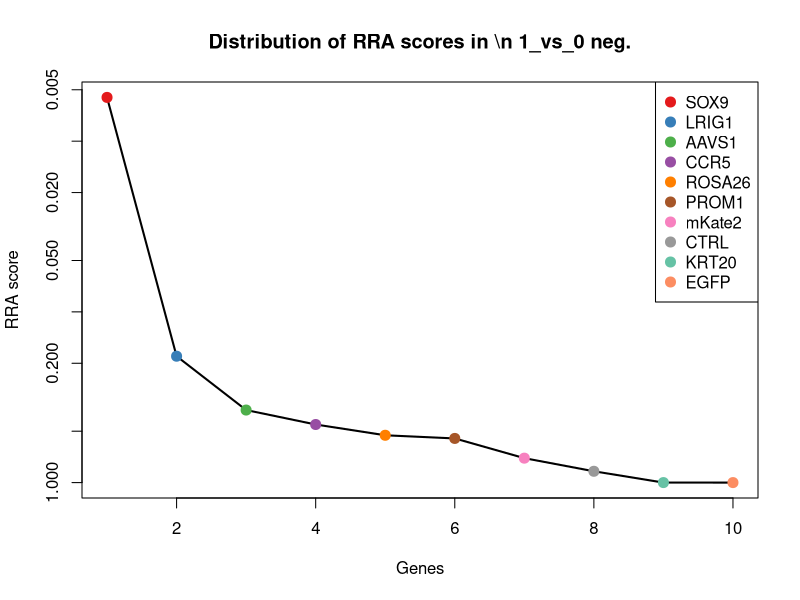
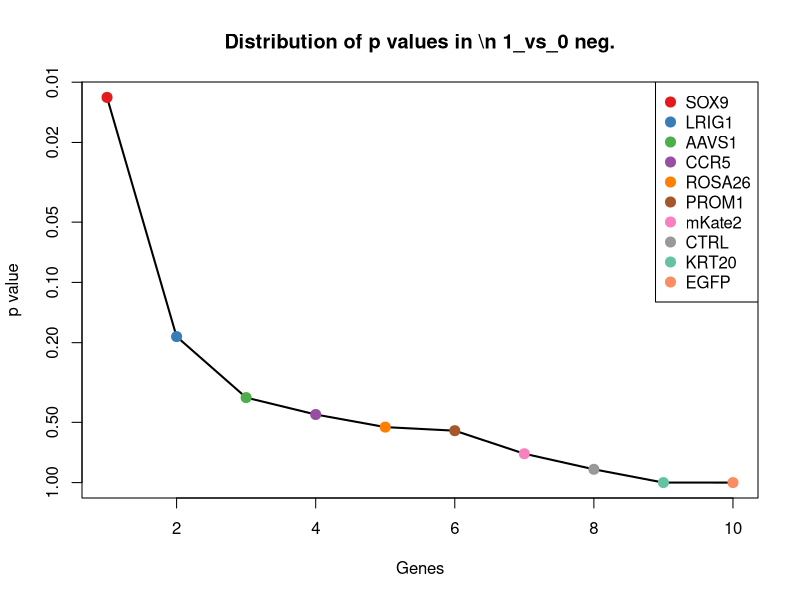
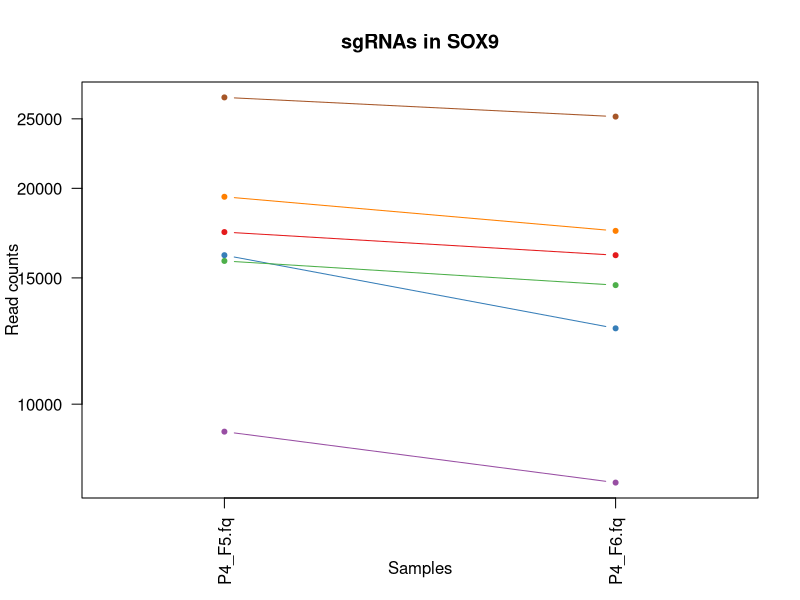
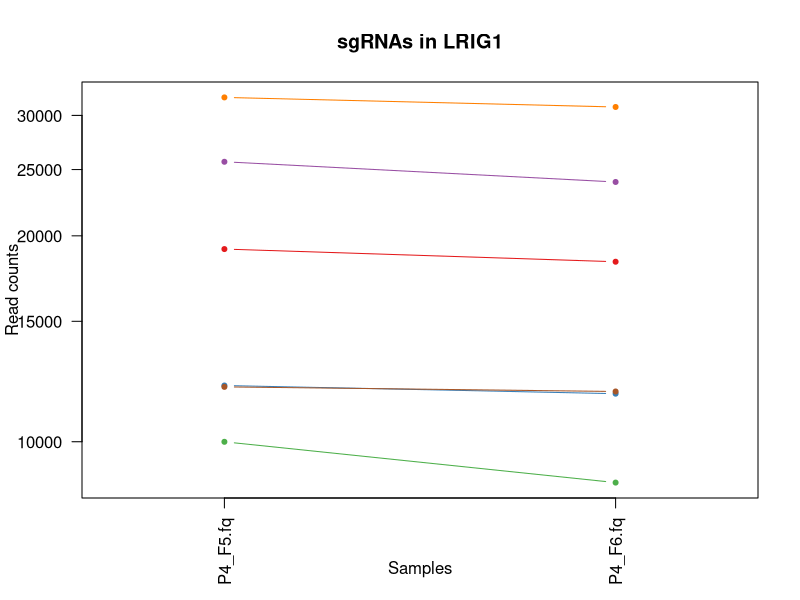
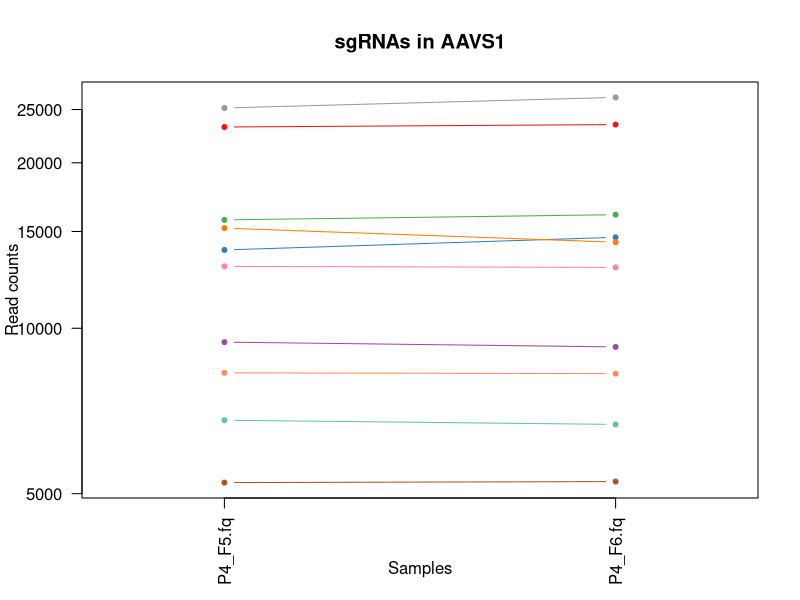
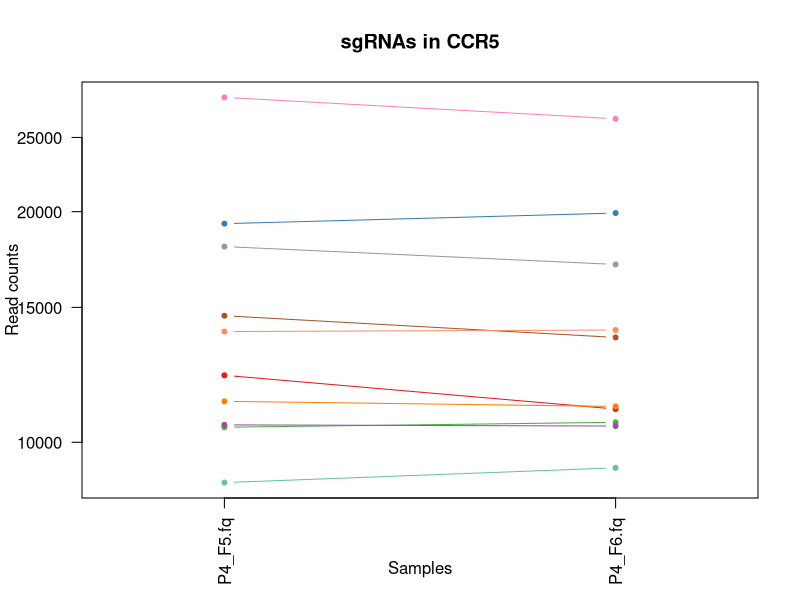
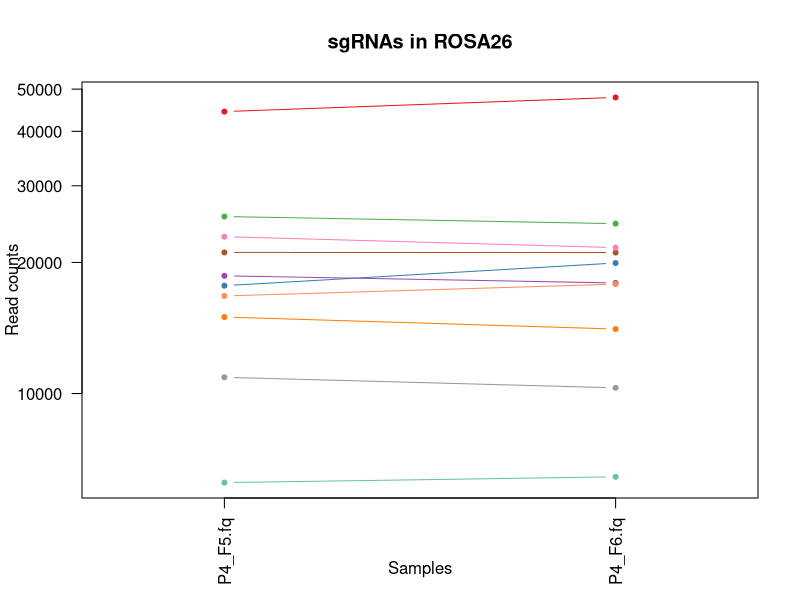
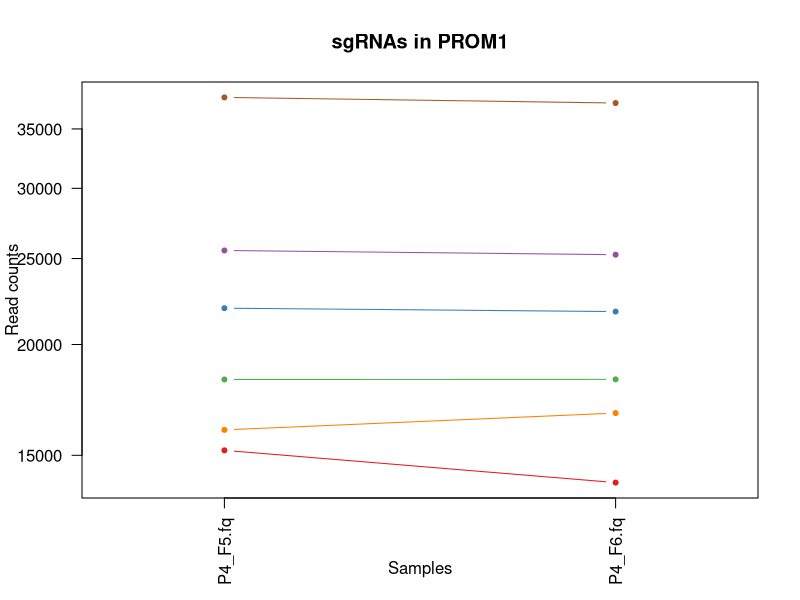

The R source for these figures, in order: (Note: this script raises an error after producing the figures.)
pdf(file='P4_01_day3.pdf',width=4.5,height=4.5);
gstable=read.table('P4_01_day3.gene_summary.txt',header=T)
# 
#
# parameters
# Do not modify the variables beginning with "__"

# gstablename='__GENE_SUMMARY_FILE__'
startindex=3
# outputfile='__OUTPUT_FILE__'
targetgenelist=c("SOX9","LRIG1","AAVS1","CCR5","ROSA26","PROM1","mKate2","CTRL","KRT20","EGFP")
# samplelabel=sub('.\\w+.\\w+$','',colnames(gstable)[startindex]);
samplelabel='1_vs_0 neg.'


# You need to write some codes in front of this code:
# gstable=read.table(gstablename,header=T)
# pdf(file=outputfile,width=6,height=6)


# set up color using RColorBrewer
#library(RColorBrewer)
#colors <- brewer.pal(length(targetgenelist), "Set1")

colors=c( "#E41A1C", "#377EB8", "#4DAF4A", "#984EA3", "#FF7F00",  "#A65628", "#F781BF",
          "#999999", "#66C2A5", "#FC8D62", "#8DA0CB", "#E78AC3", "#A6D854", "#FFD92F", "#E5C494", "#B3B3B3", 
          "#8DD3C7", "#FFFFB3", "#BEBADA", "#FB8072", "#80B1D3", "#FDB462", "#B3DE69", "#FCCDE5",
          "#D9D9D9", "#BC80BD", "#CCEBC5", "#FFED6F")

######
# function definition

plotrankedvalues<-function(val, tglist, ...){
  
  plot(val,log='y',ylim=c(max(val),min(val)),type='l',lwd=2, ...)
  if(length(tglist)>0){
    for(i in 1:length(tglist)){
      targetgene=tglist[i];
      tx=which(names(val)==targetgene);ty=val[targetgene];
      points(tx,ty,col=colors[(i %% length(colors)) ],cex=2,pch=20)
      # text(tx+50,ty,targetgene,col=colors[i])
    }
    legend('topright',tglist,pch=20,pt.cex = 2,cex=1,col=colors)
  }
}



plotrandvalues<-function(val,targetgenelist, ...){
  # choose the one with the best distance distribution
  
  mindiffvalue=0;
  randval=val;
  for(i in 1:20){
    randval0=sample(val)
    vindex=sort(which(names(randval0) %in% targetgenelist))
    if(max(vindex)>0.9*length(val)){
      # print('pass...')
      next;
    }
    mindiffind=min(diff(vindex));
    if (mindiffind > mindiffvalue){
      mindiffvalue=mindiffind;
      randval=randval0;
      # print(paste('Diff: ',mindiffvalue))
    }
  }
  plot(randval,log='y',ylim=c(max(randval),min(randval)),pch=20,col='grey', ...)
  
  if(length(targetgenelist)>0){
    for(i in 1:length(targetgenelist)){
      targetgene=targetgenelist[i];
      tx=which(names(randval)==targetgene);ty=randval[targetgene];
      points(tx,ty,col=colors[(i %% length(colors)) ],cex=2,pch=20)
      text(tx+50,ty,targetgene,col=colors[i])
    }
  }
  
}




# set.seed(1235)



pvec=gstable[,startindex]
names(pvec)=gstable[,'id']
pvec=sort(pvec);

plotrankedvalues(pvec,targetgenelist,xlab='Genes',ylab='RRA score',main=paste('Distribution of RRA scores in \\n',samplelabel))

# plotrandvalues(pvec,targetgenelist,xlab='Genes',ylab='RRA score',main=paste('Distribution of RRA scores in \\n',samplelabel))


pvec=gstable[,startindex+1]
names(pvec)=gstable[,'id']
pvec=sort(pvec);

plotrankedvalues(pvec,targetgenelist,xlab='Genes',ylab='p value',main=paste('Distribution of p values in \\n',samplelabel))

# plotrandvalues(pvec,targetgenelist,xlab='Genes',ylab='p value',main=paste('Distribution of p values in \\n',samplelabel))



# you need to write after this code:
# dev.off()






# parameters
# Do not modify the variables beginning with "__"
targetmat=list(c(17377.629962681636,16133.572446936672),c(16134.370584107572,12756.527780430639),c(15838.489786053533,14655.03854160734),c(9154.570559350172,7772.802424375177),c(19462.796217737538,17445.192473659998),c(26779.54566867004,25178.150939916322))
targetgene="SOX9"
collabel=c("P4_F5.fq","P4_F6.fq")

# set up color using RColorBrewer
#library(RColorBrewer)
#colors <- brewer.pal(length(targetgenelist), "Set1")

colors=c( "#E41A1C", "#377EB8", "#4DAF4A", "#984EA3", "#FF7F00",  "#A65628", "#F781BF",
          "#999999", "#66C2A5", "#FC8D62", "#8DA0CB", "#E78AC3", "#A6D854", "#FFD92F", "#E5C494", "#B3B3B3", 
          "#8DD3C7", "#FFFFB3", "#BEBADA", "#FB8072", "#80B1D3", "#FDB462", "#B3DE69", "#FCCDE5",
          "#D9D9D9", "#BC80BD", "#CCEBC5", "#FFED6F")


## code

targetmatvec=unlist(targetmat)+1
yrange=range(targetmatvec[targetmatvec>0]);
# yrange[1]=1; # set the minimum value to 1
for(i in 1:length(targetmat)){
  vali=targetmat[[i]]+1;
  if(i==1){
    plot(1:length(vali),vali,type='b',las=1,pch=20,main=paste('sgRNAs in',targetgene),ylab='Read counts',xlab='Samples',xlim=c(0.7,length(vali)+0.3),ylim = yrange,col=colors[(i %% length(colors))],xaxt='n',log='y')
    axis(1,at=1:length(vali),labels=(collabel),las=2)
    # lines(0:100,rep(1,101),col='black');
  }else{
    lines(1:length(vali),vali,type='b',pch=20,col=colors[(i %% length(colors))])
  }
}




# parameters
# Do not modify the variables beginning with "__"
targetmat=list(c(19127.71354738612,18329.29759840536),c(12082.577068799752,11755.044508794601),c(9996.477435832008,8713.981326966463),c(25662.2923081947,23975.294150220136),c(31872.055555682127,30860.760858651127),c(12027.50777200105,11842.270471162901))
targetgene="LRIG1"
collabel=c("P4_F5.fq","P4_F6.fq")

# set up color using RColorBrewer
#library(RColorBrewer)
#colors <- brewer.pal(length(targetgenelist), "Set1")

colors=c( "#E41A1C", "#377EB8", "#4DAF4A", "#984EA3", "#FF7F00",  "#A65628", "#F781BF",
          "#999999", "#66C2A5", "#FC8D62", "#8DA0CB", "#E78AC3", "#A6D854", "#FFD92F", "#E5C494", "#B3B3B3", 
          "#8DD3C7", "#FFFFB3", "#BEBADA", "#FB8072", "#80B1D3", "#FDB462", "#B3DE69", "#FCCDE5",
          "#D9D9D9", "#BC80BD", "#CCEBC5", "#FFED6F")


## code

targetmatvec=unlist(targetmat)+1
yrange=range(targetmatvec[targetmatvec>0]);
# yrange[1]=1; # set the minimum value to 1
for(i in 1:length(targetmat)){
  vali=targetmat[[i]]+1;
  if(i==1){
    plot(1:length(vali),vali,type='b',las=1,pch=20,main=paste('sgRNAs in',targetgene),ylab='Read counts',xlab='Samples',xlim=c(0.7,length(vali)+0.3),ylim = yrange,col=colors[(i %% length(colors))],xaxt='n',log='y')
    axis(1,at=1:length(vali),labels=(collabel),las=2)
    # lines(0:100,rep(1,101),col='black');
  }else{
    lines(1:length(vali),vali,type='b',pch=20,col=colors[(i %% length(colors))])
  }
}




# parameters
# Do not modify the variables beginning with "__"
targetmat=list(c(23234.57635949264,23472.398786936235),c(13882.129682831883,14636.731858147328),c(15746.085372781137,16091.574761351936),c(9433.650554991047,9247.02887477274),c(15209.393073471761,14337.363740389459),c(5237.1834633476565,5259.402471688607),c(12957.152172196073,12902.981248110747),c(25164.801881182706,26302.396677107747),c(6800.591465683661,6683.016326637899),c(8294.92950254333,8267.082877795543))
targetgene="AAVS1"
collabel=c("P4_F5.fq","P4_F6.fq")

# set up color using RColorBrewer
#library(RColorBrewer)
#colors <- brewer.pal(length(targetgenelist), "Set1")

colors=c( "#E41A1C", "#377EB8", "#4DAF4A", "#984EA3", "#FF7F00",  "#A65628", "#F781BF",
          "#999999", "#66C2A5", "#FC8D62", "#8DA0CB", "#E78AC3", "#A6D854", "#FFD92F", "#E5C494", "#B3B3B3", 
          "#8DD3C7", "#FFFFB3", "#BEBADA", "#FB8072", "#80B1D3", "#FDB462", "#B3DE69", "#FCCDE5",
          "#D9D9D9", "#BC80BD", "#CCEBC5", "#FFED6F")


## code

targetmatvec=unlist(targetmat)+1
yrange=range(targetmatvec[targetmatvec>0]);
# yrange[1]=1; # set the minimum value to 1
for(i in 1:length(targetmat)){
  vali=targetmat[[i]]+1;
  if(i==1){
    plot(1:length(vali),vali,type='b',las=1,pch=20,main=paste('sgRNAs in',targetgene),ylab='Read counts',xlab='Samples',xlim=c(0.7,length(vali)+0.3),ylim = yrange,col=colors[(i %% length(colors))],xaxt='n',log='y')
    axis(1,at=1:length(vali),labels=(collabel),las=2)
    # lines(0:100,rep(1,101),col='black');
  }else{
    lines(1:length(vali),vali,type='b',pch=20,col=colors[(i %% length(colors))])
  }
}




# parameters
# Do not modify the variables beginning with "__"
targetmat=list(c(12229.117400959007,11049.698763717608),c(19290.121304046697,19916.594740761833),c(10461.29963592952,10617.876406807876),c(10535.96986887691,10499.421396184258),c(11308.80677988241,11135.847862352966),c(14626.031878570268,13703.091001686635),c(28194.546583023108,26440.23523492432),c(18006.72667526341,17065.059575931482),c(8857.75638338429,9259.951239568045),c(13948.399514572691,14011.07402930804))
targetgene="CCR5"
collabel=c("P4_F5.fq","P4_F6.fq")

# set up color using RColorBrewer
#library(RColorBrewer)
#colors <- brewer.pal(length(targetgenelist), "Set1")

colors=c( "#E41A1C", "#377EB8", "#4DAF4A", "#984EA3", "#FF7F00",  "#A65628", "#F781BF",
          "#999999", "#66C2A5", "#FC8D62", "#8DA0CB", "#E78AC3", "#A6D854", "#FFD92F", "#E5C494", "#B3B3B3", 
          "#8DD3C7", "#FFFFB3", "#BEBADA", "#FB8072", "#80B1D3", "#FDB462", "#B3DE69", "#FCCDE5",
          "#D9D9D9", "#BC80BD", "#CCEBC5", "#FFED6F")


## code

targetmatvec=unlist(targetmat)+1
yrange=range(targetmatvec[targetmatvec>0]);
# yrange[1]=1; # set the minimum value to 1
for(i in 1:length(targetmat)){
  vali=targetmat[[i]]+1;
  if(i==1){
    plot(1:length(vali),vali,type='b',las=1,pch=20,main=paste('sgRNAs in',targetgene),ylab='Read counts',xlab='Samples',xlim=c(0.7,length(vali)+0.3),ylim = yrange,col=colors[(i %% length(colors))],xaxt='n',log='y')
    axis(1,at=1:length(vali),labels=(collabel),las=2)
    # lines(0:100,rep(1,101),col='black');
  }else{
    lines(1:length(vali),vali,type='b',pch=20,col=colors[(i %% length(colors))])
  }
}




# parameters
# Do not modify the variables beginning with "__"
targetmat=list(c(44405.45415590175,47861.20861060609),c(17686.578051501467,19938.132015420673),c(25492.417528239384,24552.493111077034),c(18633.023254109652,17940.549790813307),c(14982.58224089406,14060.60976102337),c(21085.940406431455,21075.300117407398),c(22918.16124737807,21630.961803605456),c(10894.386987024389,10304.509060521761),c(6243.3648523137535,6437.491395527128),c(16752.266761747236,17830.709690053227))
targetgene="ROSA26"
collabel=c("P4_F5.fq","P4_F6.fq")

# set up color using RColorBrewer
#library(RColorBrewer)
#colors <- brewer.pal(length(targetgenelist), "Set1")

colors=c( "#E41A1C", "#377EB8", "#4DAF4A", "#984EA3", "#FF7F00",  "#A65628", "#F781BF",
          "#999999", "#66C2A5", "#FC8D62", "#8DA0CB", "#E78AC3", "#A6D854", "#FFD92F", "#E5C494", "#B3B3B3", 
          "#8DD3C7", "#FFFFB3", "#BEBADA", "#FB8072", "#80B1D3", "#FDB462", "#B3DE69", "#FCCDE5",
          "#D9D9D9", "#BC80BD", "#CCEBC5", "#FFED6F")


## code

targetmatvec=unlist(targetmat)+1
yrange=range(targetmatvec[targetmatvec>0]);
# yrange[1]=1; # set the minimum value to 1
for(i in 1:length(targetmat)){
  vali=targetmat[[i]]+1;
  if(i==1){
    plot(1:length(vali),vali,type='b',las=1,pch=20,main=paste('sgRNAs in',targetgene),ylab='Read counts',xlab='Samples',xlim=c(0.7,length(vali)+0.3),ylim = yrange,col=colors[(i %% length(colors))],xaxt='n',log='y')
    axis(1,at=1:length(vali),labels=(collabel),las=2)
    # lines(0:100,rep(1,101),col='black');
  }else{
    lines(1:length(vali),vali,type='b',pch=20,col=colors[(i %% length(colors))])
  }
}




# parameters
# Do not modify the variables beginning with "__"
targetmat=list(c(15193.52564897044,13973.383798655072),c(21976.382934329096,21782.799589950275),c(18262.472223108223,18267.91636562767),c(25527.885888889396,25249.223946290494),c(16022.365234686486,16737.69300111712),c(37984.747500337944,37435.01394826188))
targetgene="PROM1"
collabel=c("P4_F5.fq","P4_F6.fq")

# set up color using RColorBrewer
#library(RColorBrewer)
#colors <- brewer.pal(length(targetgenelist), "Set1")

colors=c( "#E41A1C", "#377EB8", "#4DAF4A", "#984EA3", "#FF7F00",  "#A65628", "#F781BF",
          "#999999", "#66C2A5", "#FC8D62", "#8DA0CB", "#E78AC3", "#A6D854", "#FFD92F", "#E5C494", "#B3B3B3", 
          "#8DD3C7", "#FFFFB3", "#BEBADA", "#FB8072", "#80B1D3", "#FDB462", "#B3DE69", "#FCCDE5",
          "#D9D9D9", "#BC80BD", "#CCEBC5", "#FFED6F")


## code

targetmatvec=unlist(targetmat)+1
yrange=range(targetmatvec[targetmatvec>0]);
# yrange[1]=1; # set the minimum value to 1
for(i in 1:length(targetmat)){
  vali=targetmat[[i]]+1;
  if(i==1){
    plot(1:length(vali),vali,type='b',las=1,pch=20,main=paste('sgRNAs in',targetgene),ylab='Read counts',xlab='Samples',xlim=c(0.7,length(vali)+0.3),ylim = yrange,col=colors[(i %% length(colors))],xaxt='n',log='y')
    axis(1,at=1:length(vali),labels=(collabel),las=2)
    # lines(0:100,rep(1,101),col='black');
  }else{
    lines(1:length(vali),vali,type='b',pch=20,col=colors[(i %% length(colors))])
  }
}




# parameters
# Do not modify the variables beginning with "__"
targetmat=list(c(11203.33507584422,11166.00004687534),c(12157.247301747144,12333.320333384443),c(12959.018928019757,13260.500007447483),c(10851.451603079639,10718.024733971479),c(11460.014001600877,11582.746311523886),c(20824.594591115587,20126.583168685516))
targetgene="mKate2"
collabel=c("P4_F5.fq","P4_F6.fq")

# set up color using RColorBrewer
#library(RColorBrewer)
#colors <- brewer.pal(length(targetgenelist), "Set1")

colors=c( "#E41A1C", "#377EB8", "#4DAF4A", "#984EA3", "#FF7F00",  "#A65628", "#F781BF",
          "#999999", "#66C2A5", "#FC8D62", "#8DA0CB", "#E78AC3", "#A6D854", "#FFD92F", "#E5C494", "#B3B3B3", 
          "#8DD3C7", "#FFFFB3", "#BEBADA", "#FB8072", "#80B1D3", "#FDB462", "#B3DE69", "#FCCDE5",
          "#D9D9D9", "#BC80BD", "#CCEBC5", "#FFED6F")


## code

targetmatvec=unlist(targetmat)+1
yrange=range(targetmatvec[targetmatvec>0]);
# yrange[1]=1; # set the minimum value to 1
for(i in 1:length(targetmat)){
  vali=targetmat[[i]]+1;
  if(i==1){
    plot(1:length(vali),vali,type='b',las=1,pch=20,main=paste('sgRNAs in',targetgene),ylab='Read counts',xlab='Samples',xlim=c(0.7,length(vali)+0.3),ylim = yrange,col=colors[(i %% length(colors))],xaxt='n',log='y')
    axis(1,at=1:length(vali),labels=(collabel),las=2)
    # lines(0:100,rep(1,101),col='black');
  }else{
    lines(1:length(vali),vali,type='b',pch=20,col=colors[(i %% length(colors))])
  }
}




# parameters
# Do not modify the variables beginning with "__"
targetmat=list(c(13402.373436144893,13774.164008060805),c(12078.843557152382,12265.477918209099),c(43066.99023031977,43363.14879810746),c(7513.692190331248,7753.418877182222),c(13497.577983152816,12862.060426258951),c(26842.081988763483,26720.219805489232),c(15284.996684330996,15637.138266050422),c(15931.827577237773,16062.499440562502),c(14667.100506691333,14817.644965281579),c(23193.507731371574,22759.514995728645))
targetgene="CTRL"
collabel=c("P4_F5.fq","P4_F6.fq")

# set up color using RColorBrewer
#library(RColorBrewer)
#colors <- brewer.pal(length(targetgenelist), "Set1")

colors=c( "#E41A1C", "#377EB8", "#4DAF4A", "#984EA3", "#FF7F00",  "#A65628", "#F781BF",
          "#999999", "#66C2A5", "#FC8D62", "#8DA0CB", "#E78AC3", "#A6D854", "#FFD92F", "#E5C494", "#B3B3B3", 
          "#8DD3C7", "#FFFFB3", "#BEBADA", "#FB8072", "#80B1D3", "#FDB462", "#B3DE69", "#FCCDE5",
          "#D9D9D9", "#BC80BD", "#CCEBC5", "#FFED6F")


## code

targetmatvec=unlist(targetmat)+1
yrange=range(targetmatvec[targetmatvec>0]);
# yrange[1]=1; # set the minimum value to 1
for(i in 1:length(targetmat)){
  vali=targetmat[[i]]+1;
  if(i==1){
    plot(1:length(vali),vali,type='b',las=1,pch=20,main=paste('sgRNAs in',targetgene),ylab='Read counts',xlab='Samples',xlim=c(0.7,length(vali)+0.3),ylim = yrange,col=colors[(i %% length(colors))],xaxt='n',log='y')
    axis(1,at=1:length(vali),labels=(collabel),las=2)
    # lines(0:100,rep(1,101),col='black');
  }else{
    lines(1:length(vali),vali,type='b',pch=20,col=colors[(i %% length(colors))])
  }
}




# parameters
# Do not modify the variables beginning with "__"
targetmat=list(c(7473.5569401220255,8781.823742141809),c(12969.286085050024,13544.792032944164),c(9104.168152110682,10358.35224716886),c(5079.442596246292,6240.425332398747),c(15827.289251111424,18832.192961689263),c(8628.145417071062,9771.461512715483))
targetgene="KRT20"
collabel=c("P4_F5.fq","P4_F6.fq")

# set up color using RColorBrewer
#library(RColorBrewer)
#colors <- brewer.pal(length(targetgenelist), "Set1")

colors=c( "#E41A1C", "#377EB8", "#4DAF4A", "#984EA3", "#FF7F00",  "#A65628", "#F781BF",
          "#999999", "#66C2A5", "#FC8D62", "#8DA0CB", "#E78AC3", "#A6D854", "#FFD92F", "#E5C494", "#B3B3B3", 
          "#8DD3C7", "#FFFFB3", "#BEBADA", "#FB8072", "#80B1D3", "#FDB462", "#B3DE69", "#FCCDE5",
          "#D9D9D9", "#BC80BD", "#CCEBC5", "#FFED6F")


## code

targetmatvec=unlist(targetmat)+1
yrange=range(targetmatvec[targetmatvec>0]);
# yrange[1]=1; # set the minimum value to 1
for(i in 1:length(targetmat)){
  vali=targetmat[[i]]+1;
  if(i==1){
    plot(1:length(vali),vali,type='b',las=1,pch=20,main=paste('sgRNAs in',targetgene),ylab='Read counts',xlab='Samples',xlim=c(0.7,length(vali)+0.3),ylim = yrange,col=colors[(i %% length(colors))],xaxt='n',log='y')
    axis(1,at=1:length(vali),labels=(collabel),las=2)
    # lines(0:100,rep(1,101),col='black');
  }else{
    lines(1:length(vali),vali,type='b',pch=20,col=colors[(i %% length(colors))])
  }
}




# parameters
# Do not modify the variables beginning with "__"
targetmat=list(c(7817.040011680025,9691.773596477777),c(13070.090899529001,14633.501266948502),c(7171.14249668509,8829.205746391255),c(9020.164140044868,10027.755081155674),c(11702.6922586799,13389.72365540052),c(23256.977429376857,24353.27332048277))
targetgene="EGFP"
collabel=c("P4_F5.fq","P4_F6.fq")

# set up color using RColorBrewer
#library(RColorBrewer)
#colors <- brewer.pal(length(targetgenelist), "Set1")

colors=c( "#E41A1C", "#377EB8", "#4DAF4A", "#984EA3", "#FF7F00",  "#A65628", "#F781BF",
          "#999999", "#66C2A5", "#FC8D62", "#8DA0CB", "#E78AC3", "#A6D854", "#FFD92F", "#E5C494", "#B3B3B3", 
          "#8DD3C7", "#FFFFB3", "#BEBADA", "#FB8072", "#80B1D3", "#FDB462", "#B3DE69", "#FCCDE5",
          "#D9D9D9", "#BC80BD", "#CCEBC5", "#FFED6F")


## code

targetmatvec=unlist(targetmat)+1
yrange=range(targetmatvec[targetmatvec>0]);
# yrange[1]=1; # set the minimum value to 1
for(i in 1:length(targetmat)){
  vali=targetmat[[i]]+1;
  if(i==1){
    plot(1:length(vali),vali,type='b',las=1,pch=20,main=paste('sgRNAs in',targetgene),ylab='Read counts',xlab='Samples',xlim=c(0.7,length(vali)+0.3),ylim = yrange,col=colors[(i %% length(colors))],xaxt='n',log='y')
    axis(1,at=1:length(vali),labels=(collabel),las=2)
    # lines(0:100,rep(1,101),col='black');
  }else{
    lines(1:length(vali),vali,type='b',pch=20,col=colors[(i %% length(colors))])
  }
}



# 
#
# parameters
# Do not modify the variables beginning with "__"

# gstablename='__GENE_SUMMARY_FILE__'
startindex=9
# outputfile='__OUTPUT_FILE__'
targetgenelist=c("KRT20","EGFP","ROSA26","PROM1","AAVS1","mKate2","CCR5","CTRL","LRIG1","SOX9")
# samplelabel=sub('.\\w+.\\w+$','',colnames(gstable)[startindex]);
samplelabel='1_vs_0 pos.'


# You need to write some codes in front of this code:
# gstable=read.table(gstablename,header=T)
# pdf(file=outputfile,width=6,height=6)


# set up color using RColorBrewer
#library(RColorBrewer)
#colors <- brewer.pal(length(targetgenelist), "Set1")

colors=c( "#E41A1C", "#377EB8", "#4DAF4A", "#984EA3", "#FF7F00",  "#A65628", "#F781BF",
          "#999999", "#66C2A5", "#FC8D62", "#8DA0CB", "#E78AC3", "#A6D854", "#FFD92F", "#E5C494", "#B3B3B3", 
          "#8DD3C7", "#FFFFB3", "#BEBADA", "#FB8072", "#80B1D3", "#FDB462", "#B3DE69", "#FCCDE5",
          "#D9D9D9", "#BC80BD", "#CCEBC5", "#FFED6F")

######
# function definition

plotrankedvalues<-function(val, tglist, ...){
  
  plot(val,log='y',ylim=c(max(val),min(val)),type='l',lwd=2, ...)
  if(length(tglist)>0){
    for(i in 1:length(tglist)){
      targetgene=tglist[i];
      tx=which(names(val)==targetgene);ty=val[targetgene];
      points(tx,ty,col=colors[(i %% length(colors)) ],cex=2,pch=20)
      # text(tx+50,ty,targetgene,col=colors[i])
    }
    legend('topright',tglist,pch=20,pt.cex = 2,cex=1,col=colors)
  }
}



plotrandvalues<-function(val,targetgenelist, ...){
  # choose the one with the best distance distribution
  
  mindiffvalue=0;
  randval=val;
  for(i in 1:20){
    randval0=sample(val)
    vindex=sort(which(names(randval0) %in% targetgenelist))
    if(max(vindex)>0.9*length(val)){
      # print('pass...')
      next;
    }
    mindiffind=min(diff(vindex));
    if (mindiffind > mindiffvalue){
      mindiffvalue=mindiffind;
      randval=randval0;
      # print(paste('Diff: ',mindiffvalue))
    }
  }
  plot(randval,log='y',ylim=c(max(randval),min(randval)),pch=20,col='grey', ...)
  
  if(length(targetgenelist)>0){
    for(i in 1:length(targetgenelist)){
      targetgene=targetgenelist[i];
      tx=which(names(randval)==targetgene);ty=randval[targetgene];
      points(tx,ty,col=colors[(i %% length(colors)) ],cex=2,pch=20)
      text(tx+50,ty,targetgene,col=colors[i])
    }
  }
  
}




# set.seed(1235)



pvec=gstable[,startindex]
names(pvec)=gstable[,'id']
pvec=sort(pvec);

plotrankedvalues(pvec,targetgenelist,xlab='Genes',ylab='RRA score',main=paste('Distribution of RRA scores in \\n',samplelabel))

# plotrandvalues(pvec,targetgenelist,xlab='Genes',ylab='RRA score',main=paste('Distribution of RRA scores in \\n',samplelabel))


pvec=gstable[,startindex+1]
names(pvec)=gstable[,'id']
pvec=sort(pvec);

plotrankedvalues(pvec,targetgenelist,xlab='Genes',ylab='p value',main=paste('Distribution of p values in \\n',samplelabel))

# plotrandvalues(pvec,targetgenelist,xlab='Genes',ylab='p value',main=paste('Distribution of p values in \\n',samplelabel))



# you need to write after this code:
# dev.off()






# parameters
# Do not modify the variables beginning with "__"
targetmat=list(c(7473.5569401220255,8781.823742141809),c(12969.286085050024,13544.792032944164),c(9104.168152110682,10358.35224716886),c(5079.442596246292,6240.425332398747),c(15827.289251111424,18832.192961689263),c(8628.145417071062,9771.461512715483))
targetgene="KRT20"
collabel=c("P4_F5.fq","P4_F6.fq")

# set up color using RColorBrewer
#library(RColorBrewer)
#colors <- brewer.pal(length(targetgenelist), "Set1")

colors=c( "#E41A1C", "#377EB8", "#4DAF4A", "#984EA3", "#FF7F00",  "#A65628", "#F781BF",
          "#999999", "#66C2A5", "#FC8D62", "#8DA0CB", "#E78AC3", "#A6D854", "#FFD92F", "#E5C494", "#B3B3B3", 
          "#8DD3C7", "#FFFFB3", "#BEBADA", "#FB8072", "#80B1D3", "#FDB462", "#B3DE69", "#FCCDE5",
          "#D9D9D9", "#BC80BD", "#CCEBC5", "#FFED6F")


## code

targetmatvec=unlist(targetmat)+1
yrange=range(targetmatvec[targetmatvec>0]);
# yrange[1]=1; # set the minimum value to 1
for(i in 1:length(targetmat)){
  vali=targetmat[[i]]+1;
  if(i==1){
    plot(1:length(vali),vali,type='b',las=1,pch=20,main=paste('sgRNAs in',targetgene),ylab='Read counts',xlab='Samples',xlim=c(0.7,length(vali)+0.3),ylim = yrange,col=colors[(i %% length(colors))],xaxt='n',log='y')
    axis(1,at=1:length(vali),labels=(collabel),las=2)
    # lines(0:100,rep(1,101),col='black');
  }else{
    lines(1:length(vali),vali,type='b',pch=20,col=colors[(i %% length(colors))])
  }
}




# parameters
# Do not modify the variables beginning with "__"
targetmat=list(c(7817.040011680025,9691.773596477777),c(13070.090899529001,14633.501266948502),c(7171.14249668509,8829.205746391255),c(9020.164140044868,10027.755081155674),c(11702.6922586799,13389.72365540052),c(23256.977429376857,24353.27332048277))
targetgene="EGFP"
collabel=c("P4_F5.fq","P4_F6.fq")

# set up color using RColorBrewer
#library(RColorBrewer)
#colors <- brewer.pal(length(targetgenelist), "Set1")

colors=c( "#E41A1C", "#377EB8", "#4DAF4A", "#984EA3", "#FF7F00",  "#A65628", "#F781BF",
          "#999999", "#66C2A5", "#FC8D62", "#8DA0CB", "#E78AC3", "#A6D854", "#FFD92F", "#E5C494", "#B3B3B3", 
          "#8DD3C7", "#FFFFB3", "#BEBADA", "#FB8072", "#80B1D3", "#FDB462", "#B3DE69", "#FCCDE5",
          "#D9D9D9", "#BC80BD", "#CCEBC5", "#FFED6F")


## code

targetmatvec=unlist(targetmat)+1
yrange=range(targetmatvec[targetmatvec>0]);
# yrange[1]=1; # set the minimum value to 1
for(i in 1:length(targetmat)){
  vali=targetmat[[i]]+1;
  if(i==1){
    plot(1:length(vali),vali,type='b',las=1,pch=20,main=paste('sgRNAs in',targetgene),ylab='Read counts',xlab='Samples',xlim=c(0.7,length(vali)+0.3),ylim = yrange,col=colors[(i %% length(colors))],xaxt='n',log='y')
    axis(1,at=1:length(vali),labels=(collabel),las=2)
    # lines(0:100,rep(1,101),col='black');
  }else{
    lines(1:length(vali),vali,type='b',pch=20,col=colors[(i %% length(colors))])
  }
}




# parameters
# Do not modify the variables beginning with "__"
targetmat=list(c(44405.45415590175,47861.20861060609),c(17686.578051501467,19938.132015420673),c(25492.417528239384,24552.493111077034),c(18633.023254109652,17940.549790813307),c(14982.58224089406,14060.60976102337),c(21085.940406431455,21075.300117407398),c(22918.16124737807,21630.961803605456),c(10894.386987024389,10304.509060521761),c(6243.3648523137535,6437.491395527128),c(16752.266761747236,17830.709690053227))
targetgene="ROSA26"
collabel=c("P4_F5.fq","P4_F6.fq")

# set up color using RColorBrewer
#library(RColorBrewer)
#colors <- brewer.pal(length(targetgenelist), "Set1")

colors=c( "#E41A1C", "#377EB8", "#4DAF4A", "#984EA3", "#FF7F00",  "#A65628", "#F781BF",
          "#999999", "#66C2A5", "#FC8D62", "#8DA0CB", "#E78AC3", "#A6D854", "#FFD92F", "#E5C494", "#B3B3B3", 
          "#8DD3C7", "#FFFFB3", "#BEBADA", "#FB8072", "#80B1D3", "#FDB462", "#B3DE69", "#FCCDE5",
          "#D9D9D9", "#BC80BD", "#CCEBC5", "#FFED6F")


## code

targetmatvec=unlist(targetmat)+1
yrange=range(targetmatvec[targetmatvec>0]);
# yrange[1]=1; # set the minimum value to 1
for(i in 1:length(targetmat)){
  vali=targetmat[[i]]+1;
  if(i==1){
    plot(1:length(vali),vali,type='b',las=1,pch=20,main=paste('sgRNAs in',targetgene),ylab='Read counts',xlab='Samples',xlim=c(0.7,length(vali)+0.3),ylim = yrange,col=colors[(i %% length(colors))],xaxt='n',log='y')
    axis(1,at=1:length(vali),labels=(collabel),las=2)
    # lines(0:100,rep(1,101),col='black');
  }else{
    lines(1:length(vali),vali,type='b',pch=20,col=colors[(i %% length(colors))])
  }
}




# parameters
# Do not modify the variables beginning with "__"
targetmat=list(c(15193.52564897044,13973.383798655072),c(21976.382934329096,21782.799589950275),c(18262.472223108223,18267.91636562767),c(25527.885888889396,25249.223946290494),c(16022.365234686486,16737.69300111712),c(37984.747500337944,37435.01394826188))
targetgene="PROM1"
collabel=c("P4_F5.fq","P4_F6.fq")

# set up color using RColorBrewer
#library(RColorBrewer)
#colors <- brewer.pal(length(targetgenelist), "Set1")

colors=c( "#E41A1C", "#377EB8", "#4DAF4A", "#984EA3", "#FF7F00",  "#A65628", "#F781BF",
          "#999999", "#66C2A5", "#FC8D62", "#8DA0CB", "#E78AC3", "#A6D854", "#FFD92F", "#E5C494", "#B3B3B3", 
          "#8DD3C7", "#FFFFB3", "#BEBADA", "#FB8072", "#80B1D3", "#FDB462", "#B3DE69", "#FCCDE5",
          "#D9D9D9", "#BC80BD", "#CCEBC5", "#FFED6F")


## code

targetmatvec=unlist(targetmat)+1
yrange=range(targetmatvec[targetmatvec>0]);
# yrange[1]=1; # set the minimum value to 1
for(i in 1:length(targetmat)){
  vali=targetmat[[i]]+1;
  if(i==1){
    plot(1:length(vali),vali,type='b',las=1,pch=20,main=paste('sgRNAs in',targetgene),ylab='Read counts',xlab='Samples',xlim=c(0.7,length(vali)+0.3),ylim = yrange,col=colors[(i %% length(colors))],xaxt='n',log='y')
    axis(1,at=1:length(vali),labels=(collabel),las=2)
    # lines(0:100,rep(1,101),col='black');
  }else{
    lines(1:length(vali),vali,type='b',pch=20,col=colors[(i %% length(colors))])
  }
}




# parameters
# Do not modify the variables beginning with "__"
targetmat=list(c(23234.57635949264,23472.398786936235),c(13882.129682831883,14636.731858147328),c(15746.085372781137,16091.574761351936),c(9433.650554991047,9247.02887477274),c(15209.393073471761,14337.363740389459),c(5237.1834633476565,5259.402471688607),c(12957.152172196073,12902.981248110747),c(25164.801881182706,26302.396677107747),c(6800.591465683661,6683.016326637899),c(8294.92950254333,8267.082877795543))
targetgene="AAVS1"
collabel=c("P4_F5.fq","P4_F6.fq")

# set up color using RColorBrewer
#library(RColorBrewer)
#colors <- brewer.pal(length(targetgenelist), "Set1")

colors=c( "#E41A1C", "#377EB8", "#4DAF4A", "#984EA3", "#FF7F00",  "#A65628", "#F781BF",
          "#999999", "#66C2A5", "#FC8D62", "#8DA0CB", "#E78AC3", "#A6D854", "#FFD92F", "#E5C494", "#B3B3B3", 
          "#8DD3C7", "#FFFFB3", "#BEBADA", "#FB8072", "#80B1D3", "#FDB462", "#B3DE69", "#FCCDE5",
          "#D9D9D9", "#BC80BD", "#CCEBC5", "#FFED6F")


## code

targetmatvec=unlist(targetmat)+1
yrange=range(targetmatvec[targetmatvec>0]);
# yrange[1]=1; # set the minimum value to 1
for(i in 1:length(targetmat)){
  vali=targetmat[[i]]+1;
  if(i==1){
    plot(1:length(vali),vali,type='b',las=1,pch=20,main=paste('sgRNAs in',targetgene),ylab='Read counts',xlab='Samples',xlim=c(0.7,length(vali)+0.3),ylim = yrange,col=colors[(i %% length(colors))],xaxt='n',log='y')
    axis(1,at=1:length(vali),labels=(collabel),las=2)
    # lines(0:100,rep(1,101),col='black');
  }else{
    lines(1:length(vali),vali,type='b',pch=20,col=colors[(i %% length(colors))])
  }
}




# parameters
# Do not modify the variables beginning with "__"
targetmat=list(c(11203.33507584422,11166.00004687534),c(12157.247301747144,12333.320333384443),c(12959.018928019757,13260.500007447483),c(10851.451603079639,10718.024733971479),c(11460.014001600877,11582.746311523886),c(20824.594591115587,20126.583168685516))
targetgene="mKate2"
collabel=c("P4_F5.fq","P4_F6.fq")

# set up color using RColorBrewer
#library(RColorBrewer)
#colors <- brewer.pal(length(targetgenelist), "Set1")

colors=c( "#E41A1C", "#377EB8", "#4DAF4A", "#984EA3", "#FF7F00",  "#A65628", "#F781BF",
          "#999999", "#66C2A5", "#FC8D62", "#8DA0CB", "#E78AC3", "#A6D854", "#FFD92F", "#E5C494", "#B3B3B3", 
          "#8DD3C7", "#FFFFB3", "#BEBADA", "#FB8072", "#80B1D3", "#FDB462", "#B3DE69", "#FCCDE5",
          "#D9D9D9", "#BC80BD", "#CCEBC5", "#FFED6F")


## code

targetmatvec=unlist(targetmat)+1
yrange=range(targetmatvec[targetmatvec>0]);
# yrange[1]=1; # set the minimum value to 1
for(i in 1:length(targetmat)){
  vali=targetmat[[i]]+1;
  if(i==1){
    plot(1:length(vali),vali,type='b',las=1,pch=20,main=paste('sgRNAs in',targetgene),ylab='Read counts',xlab='Samples',xlim=c(0.7,length(vali)+0.3),ylim = yrange,col=colors[(i %% length(colors))],xaxt='n',log='y')
    axis(1,at=1:length(vali),labels=(collabel),las=2)
    # lines(0:100,rep(1,101),col='black');
  }else{
    lines(1:length(vali),vali,type='b',pch=20,col=colors[(i %% length(colors))])
  }
}




# parameters
# Do not modify the variables beginning with "__"
targetmat=list(c(12229.117400959007,11049.698763717608),c(19290.121304046697,19916.594740761833),c(10461.29963592952,10617.876406807876),c(10535.96986887691,10499.421396184258),c(11308.80677988241,11135.847862352966),c(14626.031878570268,13703.091001686635),c(28194.546583023108,26440.23523492432),c(18006.72667526341,17065.059575931482),c(8857.75638338429,9259.951239568045),c(13948.399514572691,14011.07402930804))
targetgene="CCR5"
collabel=c("P4_F5.fq","P4_F6.fq")

# set up color using RColorBrewer
#library(RColorBrewer)
#colors <- brewer.pal(length(targetgenelist), "Set1")

colors=c( "#E41A1C", "#377EB8", "#4DAF4A", "#984EA3", "#FF7F00",  "#A65628", "#F781BF",
          "#999999", "#66C2A5", "#FC8D62", "#8DA0CB", "#E78AC3", "#A6D854", "#FFD92F", "#E5C494", "#B3B3B3", 
          "#8DD3C7", "#FFFFB3", "#BEBADA", "#FB8072", "#80B1D3", "#FDB462", "#B3DE69", "#FCCDE5",
          "#D9D9D9", "#BC80BD", "#CCEBC5", "#FFED6F")


## code

targetmatvec=unlist(targetmat)+1
yrange=range(targetmatvec[targetmatvec>0]);
# yrange[1]=1; # set the minimum value to 1
for(i in 1:length(targetmat)){
  vali=targetmat[[i]]+1;
  if(i==1){
    plot(1:length(vali),vali,type='b',las=1,pch=20,main=paste('sgRNAs in',targetgene),ylab='Read counts',xlab='Samples',xlim=c(0.7,length(vali)+0.3),ylim = yrange,col=colors[(i %% length(colors))],xaxt='n',log='y')
    axis(1,at=1:length(vali),labels=(collabel),las=2)
    # lines(0:100,rep(1,101),col='black');
  }else{
    lines(1:length(vali),vali,type='b',pch=20,col=colors[(i %% length(colors))])
  }
}




# parameters
# Do not modify the variables beginning with "__"
targetmat=list(c(13402.373436144893,13774.164008060805),c(12078.843557152382,12265.477918209099),c(43066.99023031977,43363.14879810746),c(7513.692190331248,7753.418877182222),c(13497.577983152816,12862.060426258951),c(26842.081988763483,26720.219805489232),c(15284.996684330996,15637.138266050422),c(15931.827577237773,16062.499440562502),c(14667.100506691333,14817.644965281579),c(23193.507731371574,22759.514995728645))
targetgene="CTRL"
collabel=c("P4_F5.fq","P4_F6.fq")

# set up color using RColorBrewer
#library(RColorBrewer)
#colors <- brewer.pal(length(targetgenelist), "Set1")

colors=c( "#E41A1C", "#377EB8", "#4DAF4A", "#984EA3", "#FF7F00",  "#A65628", "#F781BF",
          "#999999", "#66C2A5", "#FC8D62", "#8DA0CB", "#E78AC3", "#A6D854", "#FFD92F", "#E5C494", "#B3B3B3", 
          "#8DD3C7", "#FFFFB3", "#BEBADA", "#FB8072", "#80B1D3", "#FDB462", "#B3DE69", "#FCCDE5",
          "#D9D9D9", "#BC80BD", "#CCEBC5", "#FFED6F")


## code

targetmatvec=unlist(targetmat)+1
yrange=range(targetmatvec[targetmatvec>0]);
# yrange[1]=1; # set the minimum value to 1
for(i in 1:length(targetmat)){
  vali=targetmat[[i]]+1;
  if(i==1){
    plot(1:length(vali),vali,type='b',las=1,pch=20,main=paste('sgRNAs in',targetgene),ylab='Read counts',xlab='Samples',xlim=c(0.7,length(vali)+0.3),ylim = yrange,col=colors[(i %% length(colors))],xaxt='n',log='y')
    axis(1,at=1:length(vali),labels=(collabel),las=2)
    # lines(0:100,rep(1,101),col='black');
  }else{
    lines(1:length(vali),vali,type='b',pch=20,col=colors[(i %% length(colors))])
  }
}




# parameters
# Do not modify the variables beginning with "__"
targetmat=list(c(19127.71354738612,18329.29759840536),c(12082.577068799752,11755.044508794601),c(9996.477435832008,8713.981326966463),c(25662.2923081947,23975.294150220136),c(31872.055555682127,30860.760858651127),c(12027.50777200105,11842.270471162901))
targetgene="LRIG1"
collabel=c("P4_F5.fq","P4_F6.fq")

# set up color using RColorBrewer
#library(RColorBrewer)
#colors <- brewer.pal(length(targetgenelist), "Set1")

colors=c( "#E41A1C", "#377EB8", "#4DAF4A", "#984EA3", "#FF7F00",  "#A65628", "#F781BF",
          "#999999", "#66C2A5", "#FC8D62", "#8DA0CB", "#E78AC3", "#A6D854", "#FFD92F", "#E5C494", "#B3B3B3", 
          "#8DD3C7", "#FFFFB3", "#BEBADA", "#FB8072", "#80B1D3", "#FDB462", "#B3DE69", "#FCCDE5",
          "#D9D9D9", "#BC80BD", "#CCEBC5", "#FFED6F")


## code

targetmatvec=unlist(targetmat)+1
yrange=range(targetmatvec[targetmatvec>0]);
# yrange[1]=1; # set the minimum value to 1
for(i in 1:length(targetmat)){
  vali=targetmat[[i]]+1;
  if(i==1){
    plot(1:length(vali),vali,type='b',las=1,pch=20,main=paste('sgRNAs in',targetgene),ylab='Read counts',xlab='Samples',xlim=c(0.7,length(vali)+0.3),ylim = yrange,col=colors[(i %% length(colors))],xaxt='n',log='y')
    axis(1,at=1:length(vali),labels=(collabel),las=2)
    # lines(0:100,rep(1,101),col='black');
  }else{
    lines(1:length(vali),vali,type='b',pch=20,col=colors[(i %% length(colors))])
  }
}




# parameters
# Do not modify the variables beginning with "__"
targetmat=list(c(17377.629962681636,16133.572446936672),c(16134.370584107572,12756.527780430639),c(15838.489786053533,14655.03854160734),c(9154.570559350172,7772.802424375177),c(19462.796217737538,17445.192473659998),c(26779.54566867004,25178.150939916322))
targetgene="SOX9"
collabel=c("P4_F5.fq","P4_F6.fq")

# set up color using RColorBrewer
#library(RColorBrewer)
#colors <- brewer.pal(length(targetgenelist), "Set1")

colors=c( "#E41A1C", "#377EB8", "#4DAF4A", "#984EA3", "#FF7F00",  "#A65628", "#F781BF",
          "#999999", "#66C2A5", "#FC8D62", "#8DA0CB", "#E78AC3", "#A6D854", "#FFD92F", "#E5C494", "#B3B3B3", 
          "#8DD3C7", "#FFFFB3", "#BEBADA", "#FB8072", "#80B1D3", "#FDB462", "#B3DE69", "#FCCDE5",
          "#D9D9D9", "#BC80BD", "#CCEBC5", "#FFED6F")


## code

targetmatvec=unlist(targetmat)+1
yrange=range(targetmatvec[targetmatvec>0]);
# yrange[1]=1; # set the minimum value to 1
for(i in 1:length(targetmat)){
  vali=targetmat[[i]]+1;
  if(i==1){
    plot(1:length(vali),vali,type='b',las=1,pch=20,main=paste('sgRNAs in',targetgene),ylab='Read counts',xlab='Samples',xlim=c(0.7,length(vali)+0.3),ylim = yrange,col=colors[(i %% length(colors))],xaxt='n',log='y')
    axis(1,at=1:length(vali),labels=(collabel),las=2)
    # lines(0:100,rep(1,101),col='black');
  }else{
    lines(1:length(vali),vali,type='b',pch=20,col=colors[(i %% length(colors))])
  }
}



dev.off()
Sweave("P4_01_day3_summary.Rnw");
library(tools);

texi2dvi("P4_01_day3_summary.tex",pdf=TRUE);
